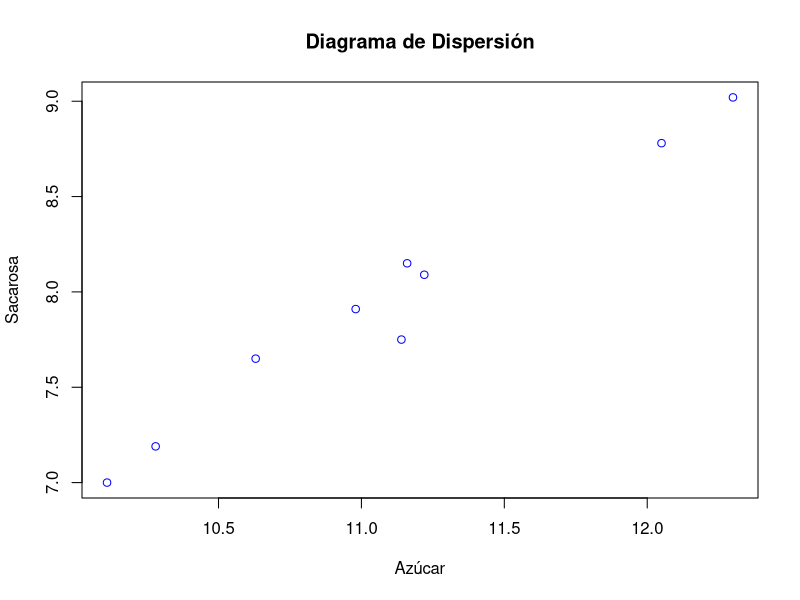
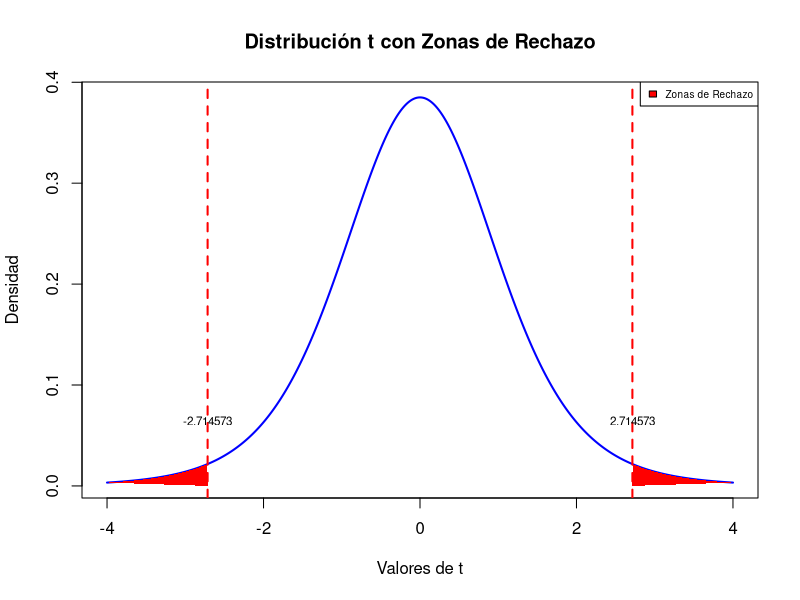
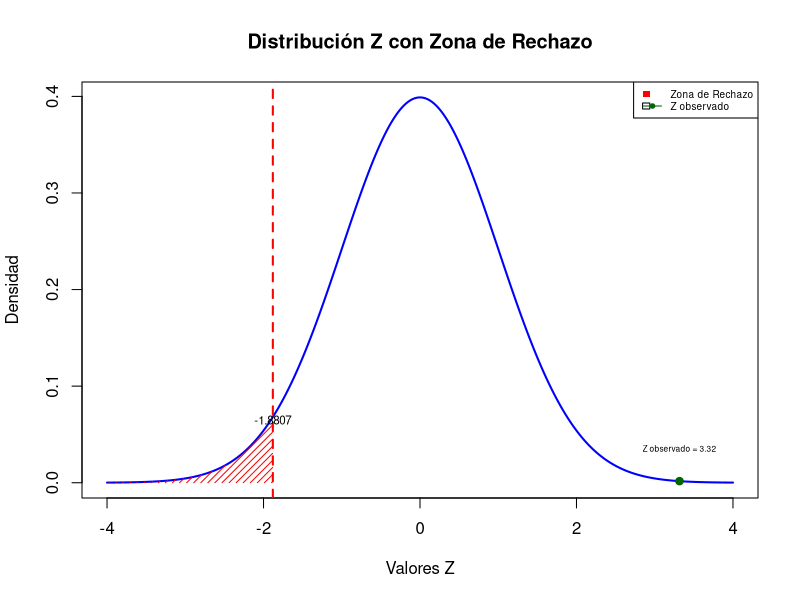

The R source for these figures, in order:
## ---- chunk 1
knitr::opts_chunk$set(echo = TRUE)

library(readxl)
PD2 <- read_excel("PD1.2.xlsx", sheet = "CASO2")
options(scipen = 999)
## ---- chunk 2

plot(PD2$X,PD2$Y,main="Diagrama de Dispersión",
     col="blue", xlab = "Azúcar", ylab = "Sacarosa")

## ---- chunk 3
cor(PD2$X,PD2$Y,method="p") # p: pearson 

## ---- chunk 4
cor.test(PD2$X,PD2$Y,method="p",alternative = "t") # t: student
## ---- chunk 5
qt(c(0.03/2, 1- 0.03/2), 7)
## ---- chunk 6
# Configurar los valores para la gráfica
x <- seq(-4, 4, length=1000)  # Rango de valores en el eje X
y <- dt(x, df=7)  # Distribución t de Student con 30 grados de libertad

# Graficar la distribución t
plot(x, y, type="l", lwd=2, col="blue", main="Distribución t con Zonas de Rechazo",
     ylab="Densidad", xlab="Valores de t")

# Agregar las zonas de rechazo en -2.714573 y 2.714573
abline(v=-2.714573, col="red", lwd=2, lty=2)  # Línea vertical en -2.714573
abline(v=2.714573, col="red", lwd=2, lty=2)   # Línea vertical en 2.714573

# Colorear las áreas de rechazo
polygon(c(x[x <= -2.714573], -2.714573), c(y[x <= -2.714573], 0), col="red", border=NA)
polygon(c(2.714573, x[x >= 2.714573]), c(0, y[x >= 2.714573]), col="red", border=NA)

# Agregar leyenda
legend("topright", legend=c("Zonas de Rechazo"), fill="red", border="black", cex = 0.6)

# Agregar los valores de los intervalos de confianza en las líneas rojas
text(-2.714573, 0.05, labels="-2.714573", pos=3, col="black", cex=0.7)
text(2.714573, 0.05, labels="2.714573", pos=3, col="black", cex=0.7)
## ---- chunk 7
# Nivel de significancia
alpha <- 0.03

# Calcular el coeficiente de correlación
cor_test <- cor.test(PD2$X, PD2$Y, method = "pearson")
r_observado <- cor_test$estimate  # Valor del coeficiente de correlación observado

# Valor de correlación de referencia
r_referencia <- 0.8

# Transformación de Fisher Z
z_observado <- 0.5 * log((1 + r_observado) / (1 - r_observado))
z_referencia <- 0.5 * log((1 + r_referencia) / (1 - r_referencia))

# Tamaño de la muestra
n <- length(PD2$X)

# Estadístico Z para la prueba de hipótesis
z_prueba <- (z_observado - z_referencia) / sqrt(1 / (n - 3))

# Valor crítico para un nivel de significancia del 0.03 en una prueba unilateral (cola izquierda)
z_critico <- qnorm(alpha)

# Decisión de la prueba
if (z_prueba < z_critico) {
  cat("Rechazamos la hipótesis nula: El coeficiente de correlación es significativamente menor que 0.8.\n")
} else {
  cat("No se rechaza la hipótesis nula: No hay evidencia suficiente para afirmar que el coeficiente de correlación es menor que 0.8.\n")
}

# Mostrar el valor z y el valor crítico
cat("Valor Z calculado:", z_prueba, "\n")
cat("Valor Z crítico:", z_critico, "\n")


## ---- chunk 8
# Nivel de significancia
alpha <- 0.03
z_critico <- qnorm(alpha)

# Crear secuencia de valores Z para la gráfica
z_values <- seq(-4, 4, by = 0.01)

# Función de densidad de la distribución normal
densidad <- dnorm(z_values)

# Crear el gráfico de la distribución normal
plot(z_values, densidad, type = "l", lwd = 2, col = "blue",
     main = "Distribución Z con Zona de Rechazo",
     xlab = "Valores Z", ylab = "Densidad")

# Rellenar la zona de rechazo (cola izquierda)
polygon(c(min(z_values), z_values[z_values <= z_critico], z_critico),
        c(0, densidad[z_values <= z_critico], 0),
        col = "red", border = NA, density = 20, angle = 45)

# Añadir la línea vertical en el valor crítico
abline(v = z_critico, col = "red", lty = 2, lwd = 2)

# Añadir la leyenda
legend("topright", legend=c("Zona de Rechazo", "Z observado"),
       fill=c("red", NA), border=c(NA, "black"),
       col=c(NA, "darkgreen"), pch=c(NA, 19), lty=c(NA, 1), cex=0.6)  


# Agregar los valores de los intervalos de confianza en las líneas rojas
text(-1.880794, 0.05, labels="-1.8807", pos=3.5, col="black", cex=0.7)

# Marcar el valor de Z observado
points(z_prueba, dnorm(z_prueba), col = "darkgreen", pch = 19)
text(z_prueba, dnorm(z_prueba) + 0.02, labels = paste("Z observado =", round(z_prueba, 2)), pos = 3, cex = 0.5)

## ---- chunk 9
cor.test(PD2$X, PD2$Y, method = "p", alternative = "t", conf.level = 0.95)$conf
